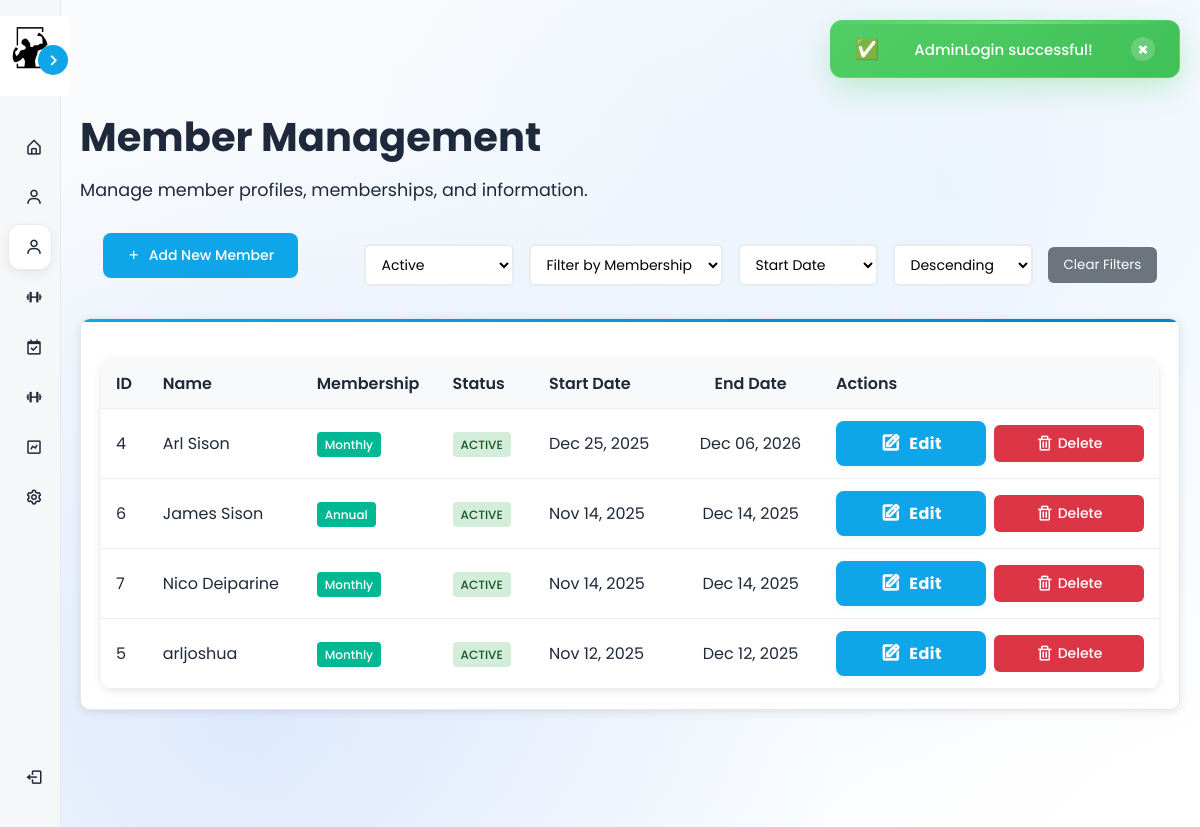
The app's page /views/admin/members.php?filter_status=active (signed in) with its own data.
### tables this page shows
CREATE TABLE `members` (
  `member_id` int(11) NOT NULL,
  `user_id` int(11) NOT NULL,
  `full_name` varchar(100) NOT NULL,
  `email` varchar(100) NOT NULL,
  `phone` varchar(20) DEFAULT NULL,
  `address` text DEFAULT NULL,
  `membership_type` enum('monthly','annual') DEFAULT 'monthly',
  `start_date` date DEFAULT NULL,
  `end_date` date DEFAULT NULL,
  `status` enum('active','inactive') DEFAULT 'active'
);

### models/Member.php (called while the page is built, shortened)
<?php
require_once __DIR__ . '/../config/database.php';
class Member {
    private $conn;
    public function __construct() {
        $database = new Database();
        $this->conn = $database->getConnection();
    }
    public function getAllMembers($filter_status = null, $filter_membership = null, $sort_by = 'start_date', $sort_order = 'DESC') {
        try {
            $where_clauses = [];
            $params = [];
            if ($filter_status) {
                $where_clauses[] = "m.status = :status";
                $params[':status'] = $filter_status;
            }
            $where_sql = !empty($where_clauses) ? "WHERE " . implode(" AND ", $where_clauses) : "";
            $valid_sort_columns = ['member_id', 'full_name', 'email', 'membership_type', 'status', 'start_date', 'end_date'];
            $sort_order = strtoupper($sort_order) === 'ASC' ? 'ASC' : 'DESC';
            $sql = "SELECT m.*, u.username FROM members m JOIN users u ON m.user_id = u.user_id $where_sql ORDER BY m.$sort_by $sort_order";
            $stmt = $this->conn->prepare($sql);
            foreach ($params as $key => $value) {
                $stmt->bindValue($key, $value);
            }
            $stmt->execute();
            return $stmt->fetchAll(PDO::FETCH_ASSOC);
        } catch (PDOException $e) {
            error_log("Get all members error: " . $e->getMessage());
            return [];
        }
    }
}

### controllers/AdminController.php (called while the page is built, shortened)
<?php
require_once __DIR__ . '/../config/database.php';
require_once __DIR__ . '/../models/Member.php';
require_once __DIR__ . '/../models/Trainer.php';
class AdminController {
    private $memberModel;
    public function __construct() {
        $database = new Database();
        $this->db = $database->getConnection();
        $this->memberModel = new Member();
    }
    public function getAllMembers($filter_status = null, $filter_membership = null, $sort_by = 'start_date', $sort_order = 'DESC') {
        return $this->memberModel->getAllMembers($filter_status, $filter_membership, $sort_by, $sort_order);
    }
}
?>

### config/database.php (called while the page is built, shortened)
<?php
class Database {
    private $host = "localhost";
    private $db_name = "gymmanagement";
    private $username = "root";
    private $password = "";
    public function getConnection() {
        $this->conn = null;
        try {
            $this->conn = new PDO("mysql:host=" . $this->host . ";dbname=" . $this->db_name,
                                   $this->username, $this->password);
            $this->conn->exec("set names utf8");
        } catch(PDOException $exception) {
            echo "Connection error: " . $exception->getMessage();
        }
        return $this->conn;
    }
}
?>

### models/Trainer.php (called while the page is built, shortened)
<?php
require_once __DIR__ . '/../config/database.php';
class Trainer {
    public function __construct() {
        $database = new Database();
    }
}
?>

### views/admin/members.php (the view, shortened to what this page needs)
<?php
require_once '../../controllers/AdminController.php';
$adminController = new AdminController();
$filter_status = $_GET['filter_status'] ?? null;
$filter_membership = $_GET['filter_membership'] ?? null;
$sort_by = $_GET['sort_by'] ?? 'start_date';
$sort_order = $_GET['sort_order'] ?? 'DESC';
$members = $adminController->getAllMembers($filter_status, $filter_membership, $sort_by, $sort_order);
?>
<!DOCTYPE html>
<html lang="en">
<head>
    <link rel="stylesheet" href="../../assets/css/member_styles.css">
    <link rel="stylesheet" href="../../assets/css/modal_styles.css">
    <link rel="stylesheet" href="../../assets/css/admin_users_styles.css">
    <link href='https://unpkg.com/boxicons@2.1.4/css/boxicons.min.css' rel='stylesheet'>
</head>
<body>
    <?php include '../utilities/alert.php'; ?>
    <?php include '../components/dynamic_sidebar.php'; ?>
    <div class="main-content">
        <div class="content-wrapper">
            <div class="dashboard-header">
                <h1>Member Management</h1>
                <p>Manage member profiles, memberships, and information.</p>
            </div>
            <div class="header-actions" style="display: flex; flex-direction: row; align-items: center; margin-bottom: 20px; gap: 20px; justify-content: space-around;">
                <button class="add-user-btn" onclick="openAddMemberModal()">
                    <i class='bx bx-plus'></i> Add New Member
                </button>
                <div class="filters-section" style="display: flex; flex-direction: column; gap: 10px; align-items: flex-start;">
                    <div class="filters-row" style="display: flex; gap: 15px; align-items: center; flex-wrap: wrap;">
                        <select id="filter_status" onchange="applyFilters()" style="padding: 8px 12px; border: 2px solid #e9ecef; border-radius: 6px; font-size: 14px; background: #fff; min-width: 140px;">
                            <option value="active" <?php echo ($filter_status === 'active') ? 'selected' : ''; ?>>Active</option>
                        </select>
                        <select id="filter_membership" onchange="applyFilters()" style="padding: 8px 12px; border: 2px solid #e9ecef; border-radius: 6px; font-size: 14px; background: #fff; min-width: 140px;">
                            <option value="" disabled <?php echo (empty($filter_membership)) ? 'selected' : ''; ?>>Filter by Membership</option>
                        </select>
                        <select id="sort_by" onchange="applyFilters()" style="padding: 8px 12px; border: 2px solid #e9ecef; border-radius: 6px; font-size: 14px; background: #fff; min-width: 140px;">
                            <option value="start_date" <?php echo ($sort_by === 'start_date') ? 'selected' : ''; ?>>Start Date</option>
                        </select>
                        <select id="sort_order" onchange="applyFilters()" style="padding: 8px 12px; border: 2px solid #e9ecef; border-radius: 6px; font-size: 14px; background: #fff; min-width: 140px;">
                            <option value="DESC" <?php echo ($sort_order === 'DESC') ? 'selected' : ''; ?>>Descending</option>
                        </select>
                        <button onclick="clearFilters()" style="padding: 8px 16px; background: #6c757d; color: white; border: none; border-radius: 6px; cursor: pointer;">Clear Filters</button>
                    </div>
                </div>
            </div>
            <div class="card">
                <table class="users-table">
                    <thead>
                        <tr>
                            <th>ID</th>
                            <th>Name</th>
                            <th>Membership</th>
                            <th>Status</th>
                            <th>Start Date</th>
                            <th>End Date</th>
                            <th>Actions</th>
                        </tr>
                    </thead>
                    <tbody>
                        <?php foreach ($members as $member): ?>
                        <tr>
                            <td><?php echo htmlspecialchars($member['member_id']); ?></td>
                            <td><?php echo htmlspecialchars($member['full_name']); ?></td>
                            <td>
                                <span class="role-badge role-member">
                                    <?php echo htmlspecialchars($member['membership_type']); ?>
                                </span>
                            </td>
                            <td>
                                <span class="status-badge status-<?php echo htmlspecialchars($member['status']); ?>">
                                    <?php echo htmlspecialchars($member['status']); ?>
                                </span>
                            </td>
                            <td><?php echo htmlspecialchars($member['start_date'] ? date('M d, Y', strtotime($member['start_date'])) : 'N/A'); ?></td>
                            <td><?php echo htmlspecialchars($member['end_date'] ? date('M d, Y', strtotime($member['end_date'])) : 'N/A'); ?></td>
                            <td>
                                <div class="action-buttons">
                                    <button class="action-btn btn-edit" onclick="openEditMemberModal(<?php echo $member['member_id']; ?>, '<?php echo htmlspecialchars($member['full_name']); ?>', '<?php echo htmlspecialchars($member['email']); ?>', '<?php echo htmlspecialchars($member['phone'] ?? ''); ?>', '<?php echo htmlspecialchars($member['address'] ?? ''); ?>', '<?php echo htmlspecialchars($member['membership_type']); ?>', '<?php echo htmlspecialchars($member['start_date'] ?? ''); ?>', '<?php echo htmlspecialchars($member['end_date'] ?? ''); ?>', '<?php echo htmlspecialchars($member['status']); ?>')" title="Edit Member">
                                        <i class='bx bx-edit'></i> Edit
                                    </button>
                                    <button class="action-btn btn-delete" onclick="openDeleteMemberModal(<?php echo $member['member_id']; ?>, '<?php echo htmlspecialchars($member['full_name']); ?>')" title="Delete Member">
                                        <i class='bx bx-trash'></i> Delete
                                    </button>
                                </div>
                            </td>
                        </tr>
                        <?php endforeach; ?>
                    </tbody>
                </table>
            </div>
        </div>
    </div>
</body>
</html>

### assets/css/member_styles.css (style rules this page uses)
* { font-family: "Poppins", sans-serif; }
:root { --primary-color: #0ea5e9; --primary-dark: #0284c7; --primary-light: #38bdf8; --secondary-color: #64748b; --accent-color: #ef4444; --success-color: #10b981; --warning-color: #f59e0b; --body-color: #f8fafc; --sidebar-color: #ffffff; --card-background: #ffffff; --text-color: #1e293b; --text-muted: #64748b; --text-light: #94a3b8; --border-color: #e2e8f0; --border-light: #f1f5f9; --background-gradient: linear-gradient(135deg, #fefefe 0%, #f0f9ff 100%); --card-shadow: 0 10px 40px rgba(0,0,0,0.04); --card-shadow-hover: 0 20px 60px rgba(0,0,0,0.08); --border-radius: 12px; --border-radius-lg: 20px; --font-family: 'Poppins', sans-serif; --tran-02: all 0.2s ease; --tran-03: all 0.3s ease; --tran-04: all 0.4s ease; --tran-05: all 0.5s ease; }
body { height: 100vh; background: var(--background-gradient); margin: 0; padding: 0; color: var(--text-color); }
.card { background: var(--card-background); border-radius: var(--border-radius); box-shadow: var(--card-shadow); border: 1px solid var(--border-color); padding: 1.5rem; transition: var(--tran-03); position: relative; overflow: hidden; }
.card::before { content: ''; position: absolute; top: 0; left: 0; right: 0; height: 3px; background: linear-gradient(90deg, var(--primary-color) 0%, var(--primary-dark) 100%); }
.main-content { margin-left: 250px; padding: 20px; transition: var(--tran-03); min-height: 100vh; }
.sidebar.close ~ .main-content { margin-left: 60px; }
.content-wrapper { max-width: 1200px; margin: 0 auto; }
.card { background: var(--sidebar-color); padding: 20px; border-radius: 10px; box-shadow: 0 2px 10px rgba(0, 0, 0, 0.1); transition: var(--tran-03); }
.main-content { margin-top: 60px; }
.dashboard-header { margin-bottom: 30px; }
.dashboard-header h1 { color: var(--accent); margin-bottom: 10px; font-size: 2.5rem; }
.dashboard-header p { color: var(--text-color); font-size: 1.1rem; margin: 0; }
.action-btn { display: flex; align-items: center; gap: 10px; padding: 15px 20px; background: var(--primary-color); color: var(--sidebar-color); text-decoration: none; border-radius: 10px; font-weight: 500; transition: var(--tran-03); flex: 1; min-width: 150px; justify-content: center; }
.action-btn i { font-size: 18px; }
.btn-edit { background: #6c757d; color: white; border: none; padding: 5px 12px; border-radius: 4px; font-size: 0.8rem; cursor: pointer; transition: var(--tran-03); }
:root { --sidebar-bg: #f6f7f9; --sidebar-card: #ffffff; --sidebar-hover: #eef0f3; --muted: #9aa0a6; }

### records on screen
members: member_id "4", full_name "Arl Sison", membership_type "Monthly", status "ACTIVE", start_date "Dec 25, 2025", end_date "Dec 06, 2026"
members: member_id "6", full_name "James Sison", membership_type "Annual", status "ACTIVE", start_date "Nov 14, 2025", end_date "Dec 14, 2025"
members: member_id "7", full_name "Nico Deiparine", membership_type "Monthly", status "ACTIVE", start_date "Nov 14, 2025", end_date "Dec 14, 2025"
members: member_id "5", full_name "arljoshua", membership_type "Monthly", status "ACTIVE", start_date "Nov 12, 2025", end_date "Dec 12, 2025"

### other values on screen
$successMessage "AdminLogin successful!"
